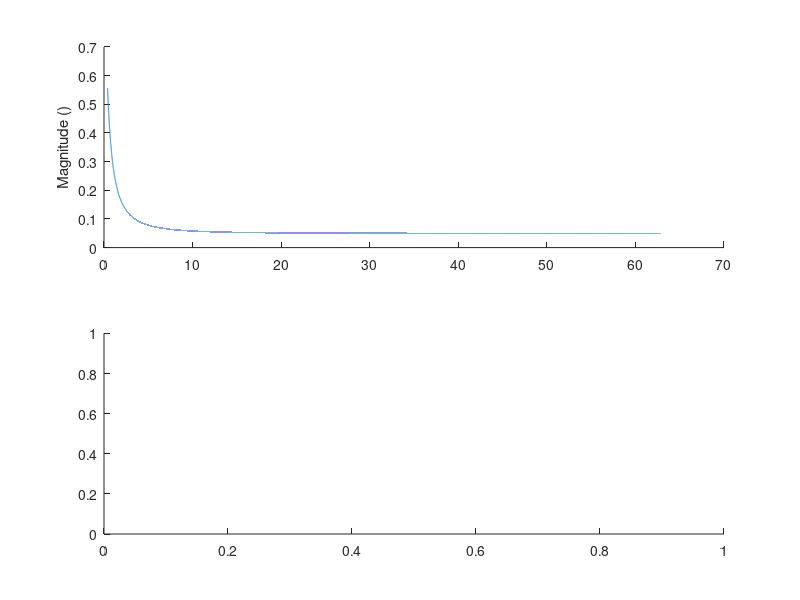

MATLAB code to generate this figure: (Note: this script raises an error after producing the figure.)
% clear
% clc

% Without Cao

Rcs = 0.0495;
Ls = 0.0000736;
Ras = 0.7905;
Cas = 3.47;
Cvs = 84;

% Cao = 0.08;

z1 = Ras*Ls*Cvs*Cas;
z2 = Rcs*Ras*Cvs*Cas + Ls*Cvs + Ls*Cas;
z3 = Ras*Cvs + Rcs*Cvs + Rcs*Cas;
p1 = Ras*Cvs*Cas;
p2 = Cvs + Cas;

% r1 = z1*Cao;
% r2 = z2*Cao;
% r3 = p1 + z3*Cao;
% r4 = p2 + Cao;
% l1 = Rcs_line*r1;
% l2 = z1 + Rcs_line*r2;
% l3 = z2 + Rcs_line*r3;
% l4 = z3 + Rcs_line*r4;

% wf = 10*2*pi;
w = 0.4:0.001:10*2*pi;
Z0_jw = (-z1*j.*w.^3 - z2.*w.^2 + z3*j.*w + 1)./(-p1.*w.^2 + p2*j.*w);
subplot(2,1,1)
hold on
plot(w,abs(Z0_jw))
ylabel('Magnitude ()')
subplot(2,1,2)
hold on
plot(w,phase(Z0_jw))
ylabel('Phase (radians)')
xlabel('Frequency (rad/s)')

% hold on
% sys = tf([z1,z2,z3,1],[p1,p2,0])
% bode(sys)
% hold on

% Zm_jw = (l1.*w.^4 - l2*j.*w.^3 - l3.*w.^2 + l4*j.*w + 1)./(r1.*w.^4 - r2*j.*w.^3 - r3.*w.^2 + r4*j.*w);
% plot(w,abs(Z0_jw),w,abs(Zm_jw))
% plot(w,abs(Zm_jw))

%%

% With Cao and Rc'

clear
clc

Rcs_line = 0.005;
Rcs = 0.0495 - Rcs_line;
Ls = 0.0000736;
Ras = 0.7905;
Cas = 3.47;
Cvs = 84;

Cao = 0.08;

z1 = Ras*Ls*Cvs*Cas;
z2 = Rcs*Ras*Cvs*Cas + Ls*Cvs + Ls*Cas;
z3 = Ras*Cvs + Rcs*Cvs + Rcs*Cas;
p1 = Ras*Cvs*Cas;
p2 = Cvs + Cas;

r1 = z1*Cao;
r2 = z2*Cao;
r3 = p1 + z3*Cao;
r4 = p2 + Cao;
l1 = Rcs_line*r1;
l2 = z1 + Rcs_line*r2;
l3 = z2 + Rcs_line*r3;
l4 = z3 + Rcs_line*r4;

% wf = 10*2*pi;
w = 0.4:0.001:60;
% Z0_jw = (-z1*j.*w.^3 - z2.*w.^2 + z3*j.*w + 1)./(-p1.*w.^2 + p2*j.*w);
% plot(w,abs(Z0_jw))

hold on
Zm_jw = (l1.*w.^4 - l2*j.*w.^3 - l3.*w.^2 + l4*j.*w + 1)./(r1.*w.^4 - r2*j.*w.^3 - r3.*w.^2 + r4*j.*w);
% plot(w,abs(Z0_jw),w,abs(Zm_jw))
plot(w,abs(Zm_jw))
hold on

%% 

% With Cao

clear
clc

Rcs_line = 0.0;
Rcs = 0.0495 - Rcs_line;
Ls = 0.0000736;
Ras = 0.7905;
Cas = 3.47;
Cvs = 84;

Cao = 0.08;

z1 = Ras*Ls*Cvs*Cas;
z2 = Rcs*Ras*Cvs*Cas + Ls*Cvs + Ls*Cas;
z3 = Ras*Cvs + Rcs*Cvs + Rcs*Cas;
p1 = Ras*Cvs*Cas;
p2 = Cvs + Cas;

r1 = z1*Cao;
r2 = z2*Cao;
r3 = p1 + z3*Cao;
r4 = p2 + Cao;
l1 = Rcs_line*r1;
l2 = z1 + Rcs_line*r2;
l3 = z2 + Rcs_line*r3;
l4 = z3 + Rcs_line*r4;

% wf = 10*2*pi;
w = 0.4:0.001:10*2*pi;
% Z0_jw = (-z1*j.*w.^3 - z2.*w.^2 + z3*j.*w + 1)./(-p1.*w.^2 + p2*j.*w);
% plot(w,abs(Z0_jw))
hold on
Zm_jw = (l1.*w.^4 - l2*j.*w.^3 - l3.*w.^2 + l4*j.*w + 1)./(r1.*w.^4 - r2*j.*w.^3 - r3.*w.^2 + r4*j.*w);
% plot(w,abs(Z0_jw),w,abs(Zm_jw))
subplot(2,1,1)
plot(w,abs(Zm_jw))

hold on
subplot(2,1,2)
plot(w,phase(Zm_jw))

% hold on
% sys = tf([l1,l2,l3,l4,1],[r1,r2,r3,r4,0])
% bode(sys)
